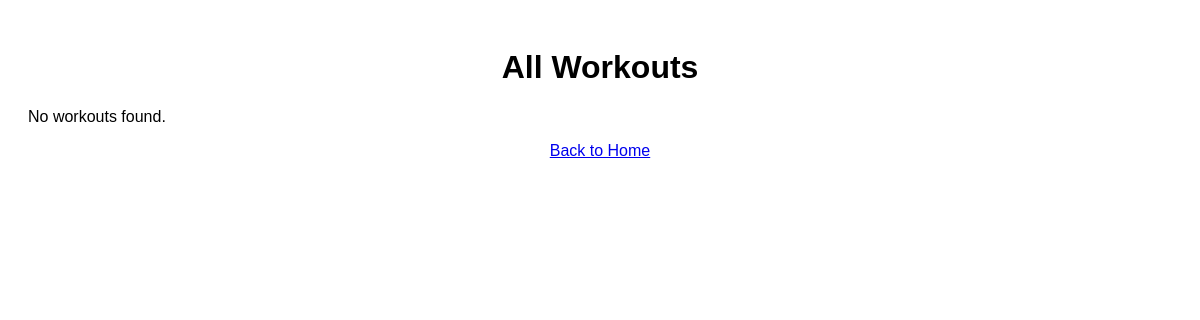
The page /workouts/ on the database as committed earlier.
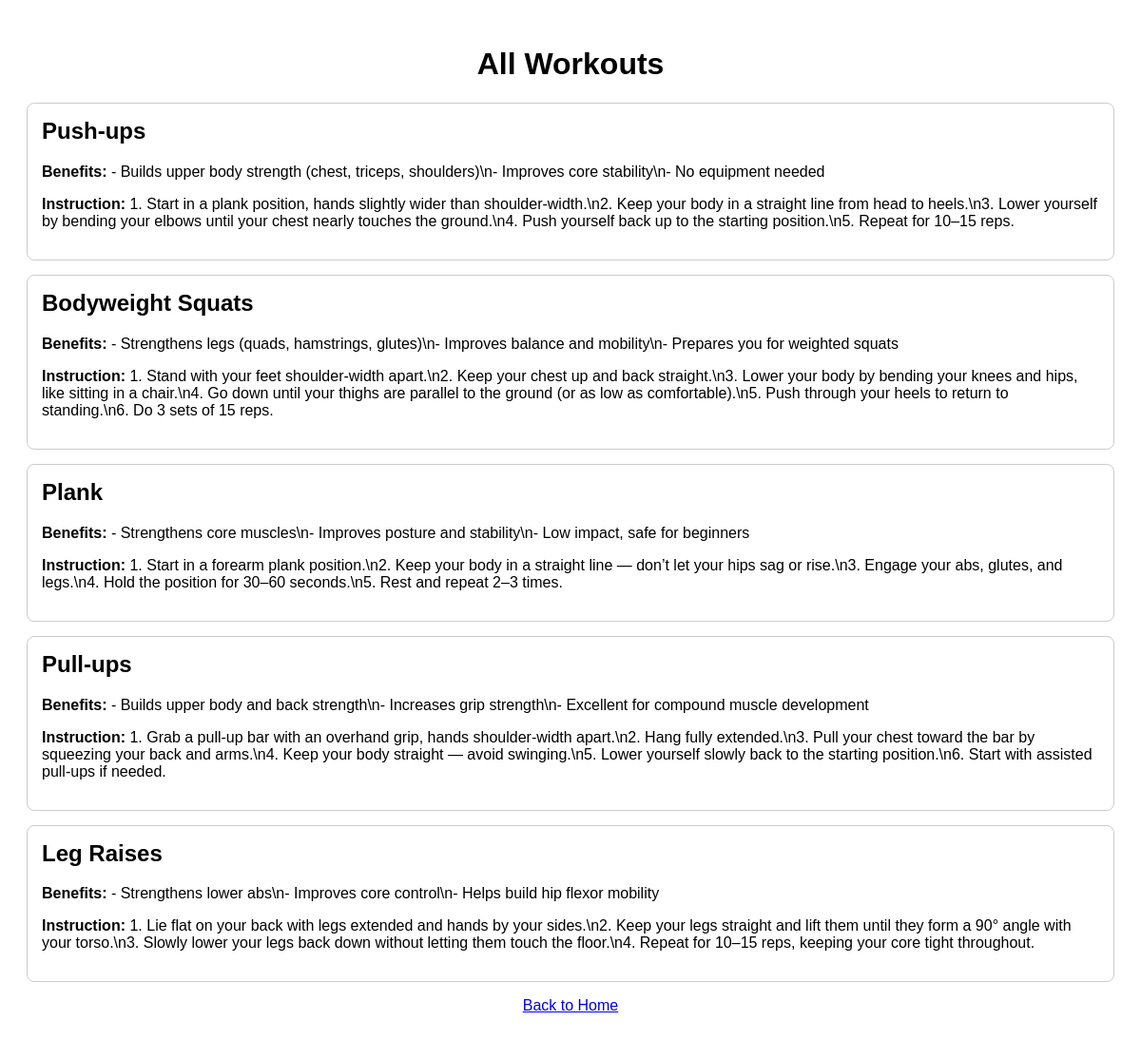
The same page on the database as committed later.
### workouts/models.py (models this page shows, shortened)
class Workout(models.Model):
    name = models.CharField(max_length=255)
    benefits = models.CharField(max_length=5000)
    instructions = models.CharField(max_length=5000)
    video_link = models.CharField(max_length=255)

### workouts/views.py (the view)
# urls.py: path('', include('workouts.urls'))
def workouts(request):
    workouts_list = Workout.objects.all()
    return render(request, "workouts.html", {"workouts": workouts_list})

### workouts/templates/workouts.html (shortened to what this page needs)
<!DOCTYPE html>
<html>
<head>
</head>
<body>
    <h1>All Workouts</h1>
    {% for workout in workouts %}
    <div class="workout-card">
        <h2>{{ workout.name }}</h2>
        <p><strong>Benefits:</strong> {{ workout.benefits }}</p>
        <p><strong>Instruction:</strong> {{ workout.instructions }}</p>
    </div>
    {% empty %}
    <p>No workouts found.</p>
    {% endfor %}
    <p style="text-align:center;">
        <a href="{% url 'home' %}">Back to Home</a>
    </p>
</body>
</html>

### workouts/templates/workouts.html (style rules this page uses)
body { font-family: Arial, sans-serif; padding: 20px; }
h1 { text-align: center; }
.workout-card { border: 1px solid #ccc; padding: 15px; margin-bottom: 15px; border-radius: 8px; }
.workout-card h2 { margin-top: 0; }

Rows that differ between the two databases and show on the page:
added Workout: name "Push-ups", benefits "- Builds upper body strength (chest, triceps, shoulders)\\n- Improves core stability\\n- No equipment needed", instructions "1. Start in a plank position, hands slightly wider than shoulder-width.\\n2. Keep your body in a straight line from head to heels.\\n3. Lower yourself by bending your elbows until your chest nearly touches the ground.\\n4. Push yourself back up to the starting position.\\n5. Repeat for 10–15 reps."
added Workout: name "Bodyweight Squats", benefits "- Strengthens legs (quads, hamstrings, glutes)\\n- Improves balance and mobility\\n- Prepares you for weighted squats", instructions "1. Stand with your feet shoulder-width apart.\\n2. Keep your chest up and back straight.\\n3. Lower your body by bending your knees and hips, like sitting in a chair.\\n4. Go down until your thighs are parallel to the ground (or as low as comfortable).\\n5. Push through your heels to return to standing.\\n6. Do 3 sets of 15 reps."
added Workout: name "Plank", benefits "- Strengthens core muscles\\n- Improves posture and stability\\n- Low impact, safe for beginners", instructions "1. Start in a forearm plank position.\\n2. Keep your body in a straight line — don’t let your hips sag or rise.\\n3. Engage your abs, glutes, and legs.\\n4. Hold the position for 30–60 seconds.\\n5. Rest and repeat 2–3 times."
added Workout: name "Pull-ups", benefits "- Builds upper body and back strength\\n- Increases grip strength\\n- Excellent for compound muscle development", instructions "1. Grab a pull-up bar with an overhand grip, hands shoulder-width apart.\\n2. Hang fully extended.\\n3. Pull your chest toward the bar by squeezing your back and arms.\\n4. Keep your body straight — avoid swinging.\\n5. Lower yourself slowly back to the starting position.\\n6. Start with assisted pull-ups if needed."
added Workout: name "Leg Raises", benefits "- Strengthens lower abs\\n- Improves core control\\n- Helps build hip flexor mobility", instructions "1. Lie flat on your back with legs extended and hands by your sides.\\n2. Keep your legs straight and lift them until they form a 90° angle with your torso.\\n3. Slowly lower your legs back down without letting them touch the floor.\\n4. Repeat for 10–15 reps, keeping your core tight throughout."
Other text that changed with them:
text no longer shown: "No workouts found."
